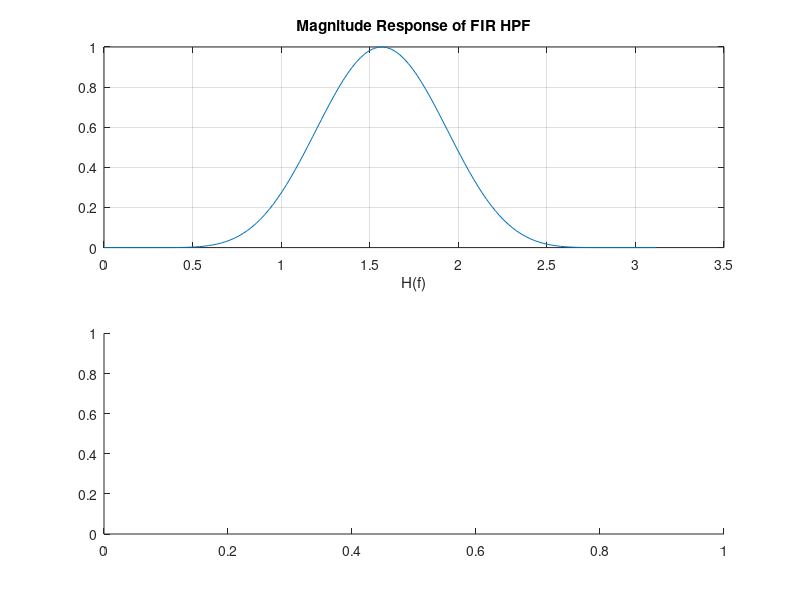

Source code (MATLAB): (Note: this script raises an error after producing the figure.)
clc
close all
clear all

n = 20;

fp = 200;
fq = 300;
fs = 1000;
wn = [fp fq]/(fs/2);
b = fir1(n, wn, 'high', blackman(n+1));
[h, f] = freqz(b, 1, 128);

figure;
subplot(2,1,1)
plot(f, abs(h));
title('Magnitude Response of FIR HPF');
xlabel('H(f)');
grid on;

subplot(2,1,2)
plot(f,phase(h));
title('Angle Response of FIR HPF');
xlabel('f');
grid on;
